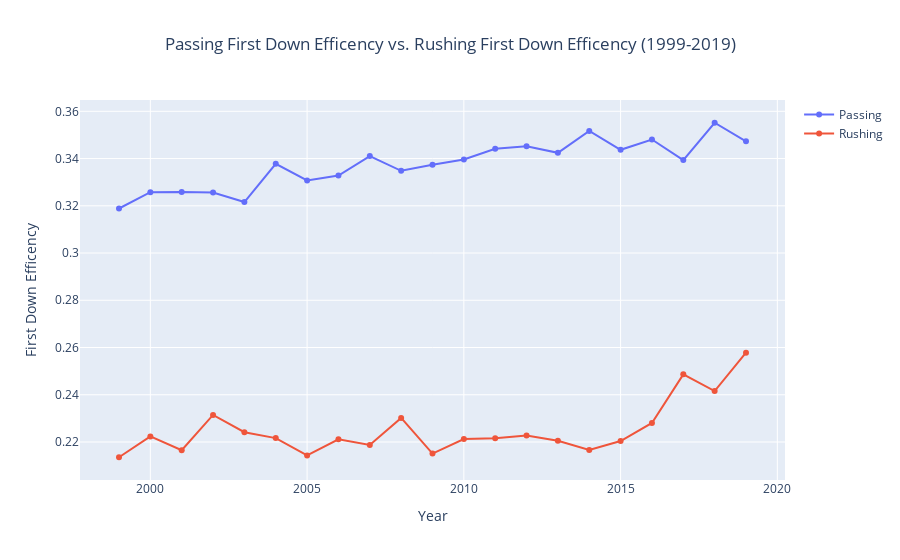

Source (notebook cell):
### Code cell
fig = go.Figure()
fig.add_trace(go.Scatter(x = df1['Year'], y = df1['P_FirstDown_Efficency'],mode='lines+markers', name = 'Passing'))
fig.add_trace(go.Scatter(x = df1['Year'], y = df1['R_FirstDown_Efficency'],mode='lines+markers', name = 'Rushing'))

fig.update_layout(
    title='Passing First Down Efficency vs. Rushing First Down Efficency (1999-2019)',
    title_x=0.5,
    xaxis_title="Year",
    yaxis_title="First Down Efficency",
)

fig.show()

### Figure 1 — Plotly figure (JSON) as saved in the notebook; plotly's stock layout.template omitted (floating-point values rounded to 4 significant figures)
{"data": [{"mode": "lines+markers", "name": "Passing", "type": "scatter", "x": [2019, 2018, 2017, 2016, 2015, 2014, 2013, 2012, 2011, 2010, 2009, 2008, 2007, 2006, 2005, 2004, 2003, 2002, 2001, 2000, 1999], "y": [0.3473, 0.3552, 0.3394, 0.3481, 0.3437, 0.3517, 0.3424, 0.3452, 0.3441, 0.3396, 0.3373, 0.3348, 0.341, 0.3328, 0.3307, 0.3378, 0.3216, 0.3256, 0.3259, 0.3258, 0.3189]}, {"mode": "lines+markers", "name": "Rushing", "type": "scatter", "x": [2019, 2018, 2017, 2016, 2015, 2014, 2013, 2012, 2011, 2010, 2009, 2008, 2007, 2006, 2005, 2004, 2003, 2002, 2001, 2000, 1999], "y": [0.2578, 0.2416, 0.2486, 0.2281, 0.2204, 0.2166, 0.2205, 0.2227, 0.2215, 0.2213, 0.2151, 0.2302, 0.2187, 0.2212, 0.2143, 0.2217, 0.2242, 0.2315, 0.2165, 0.2224, 0.2135]}], "layout": {"title": {"text": "Passing First Down Efficency vs. Rushing First Down Efficency (1999-2019)", "x": 0.5}, "xaxis": {"title": {"text": "Year"}}, "yaxis": {"title": {"text": "First Down Efficency"}}}}
